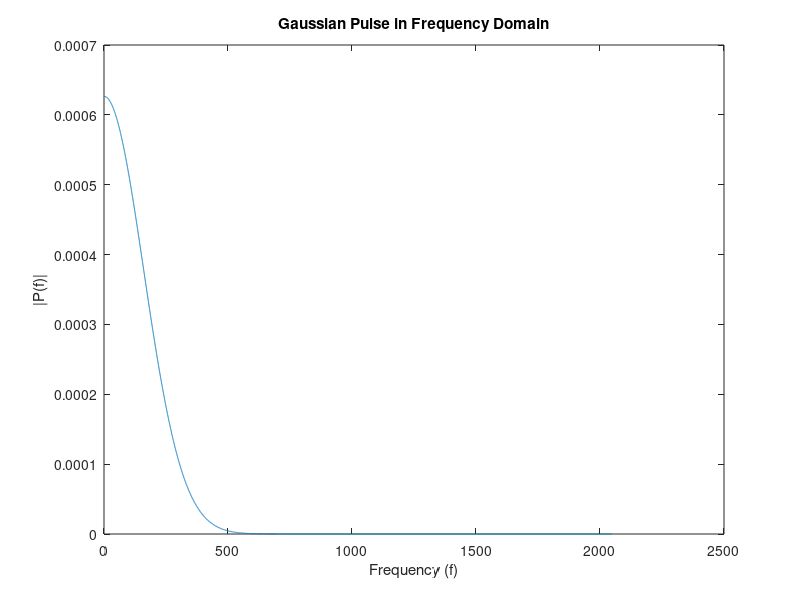

Recreate this plot in MATLAB.
%% constant test
clc;
close all;
clear all;

tic
C = [0.97; 0.2];
Fs = 2^12 -1;% Samplingfrequency
str_end= 2;
t = -str_end:1/Fs:str_end;      % Time vector
L = length(t);      % Signal length
Ak = 1;
To = 0.001;
pulse = Ak*exp(-t.^2/(2*To^2)); % Gausian Pulse
n = 2^nextpow2(length(pulse));  % for better fft perf
Y = fft(pulse,n);
f = Fs*(0:(n/2))/n;
P = abs(Y/n);

plot(f,P(1:n/2+1)) 
title('Gaussian Pulse in Frequency Domain')
xlabel('Frequency (f)')
ylabel('|P(f)|')